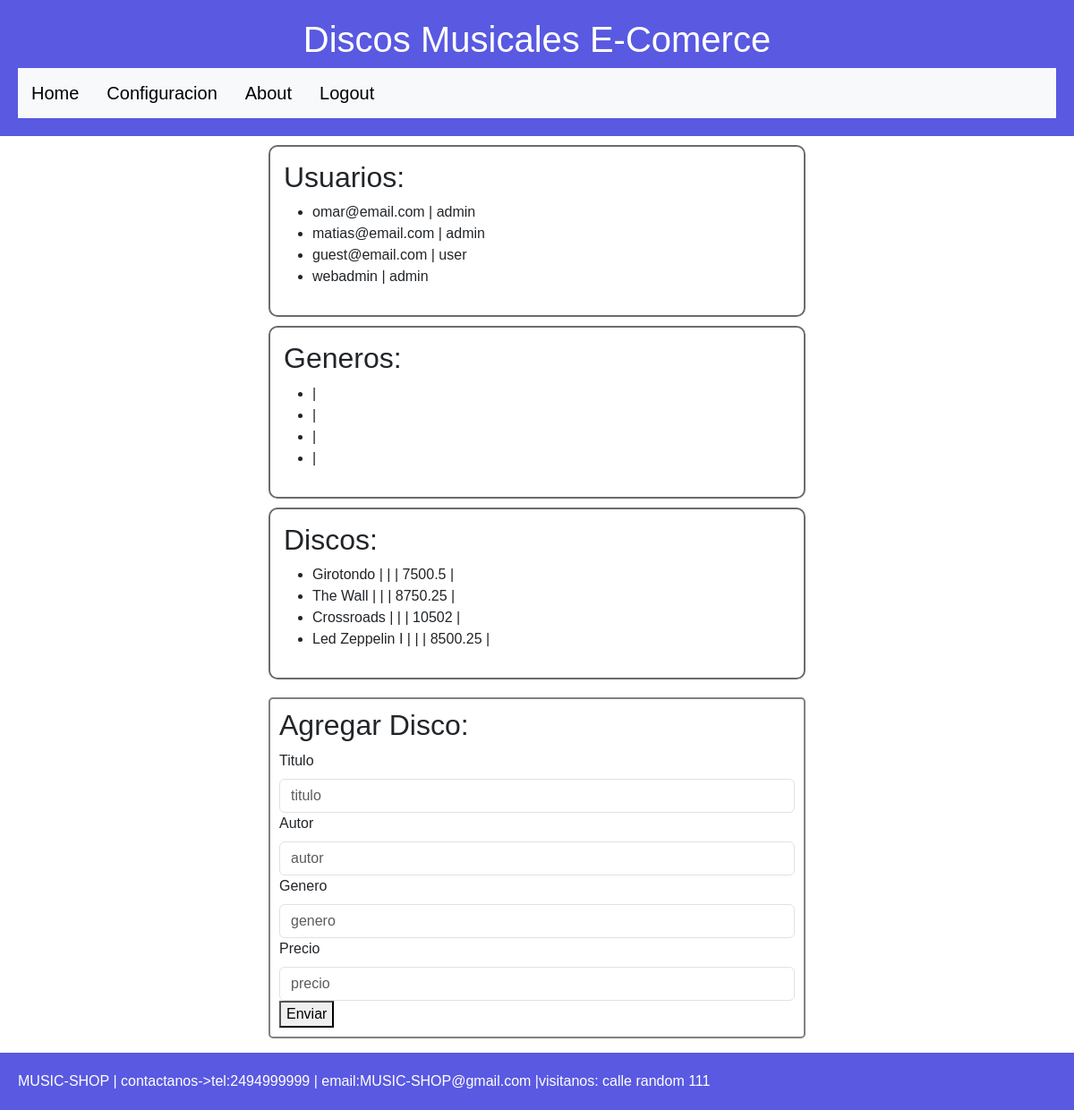
Screenshot of /configuracion (signed in) with the database file from the repository.
### tables this page shows
CREATE TABLE `users` (
  `id` int(11) NOT NULL,
  `email` varchar(50) NOT NULL,
  `pass` varchar(100) NOT NULL,
  `nivel` varchar(15) NOT NULL
);

CREATE TABLE `genero` (
  `id` int(10) NOT NULL,
  `nombre` varchar(250) NOT NULL
);

CREATE TABLE `discos` (
  `id` int(10) NOT NULL,
  `autor_id` int(10) NOT NULL,
  `genero_id` int(10) NOT NULL,
  `nombre` varchar(150) NOT NULL,
  `precio` double NOT NULL
);

### app/views/dataBase.view.php (called while the page is built)
<?php
class dataBaseView{
    public function showDBase($usuarios,$discos,$generos){
        require_once './templates/configuracion.phtml';
    }
}
?>

### app/controllers/dataBase.controller.php (called while the page is built, shortened)
<?php
require_once './app/views/dataBase.view.php';
require_once './app/models/discos.model.php';
require_once './app/models/users.model.php';
class BaseController{
    private $genModel;
    private $view;
    private $model;
    private $usModel;
    public function __construct() {
        $this->model = new discosModel();
        $this->genModel = new GenerosModel();
        $this->usModel = new UsersModel();
        $this->view = new dataBaseView();
    }
    public function showDataBase(){
        $usuarios = $this->usModel->getAllUsers();
        $discos = $this->model->getDiscos();
        $generos = $this->genModel->getCategorias();
        $this->view->showDBase($usuarios,$discos,$generos);
    }
}

### app/models/users.model.php (called while the page is built, shortened)
<?php
class UsersModel {
    private $db;
    public function __construct(){
        $this->db = new PDO("mysql:host=".MYSQL_HOST.";dbname=".MYSQL_DB.";charset=utf8",MYSQL_USER,MYSQL_PASS);
    }
    public function getAllUsers(){
        $query = $this->db->prepare('SELECT * FROM users');
        $query->execute();
        $usuarios = $query->fetchAll(PDO::FETCH_OBJ);
        return $usuarios;
    }
}

### app/models/discos.model.php (called while the page is built, shortened)
<?php
class discosModel{
    private $db;
    public function __construct(){
        $this->db = new PDO("mysql:host=".MYSQL_HOST.";dbname=".MYSQL_DB.";charset=utf8",MYSQL_USER,MYSQL_PASS);
    }
    public function getDiscos(){
        $query = $this->db->prepare('SELECT * FROM discos');
        $query->execute();
        $discos = $query->fetchAll(PDO::FETCH_OBJ);
        return $discos;
    }
}
?>

### templates/configuracion.phtml (the view)
<?php require_once 'templates/header.phtml'?>
    <div class="verDisco">
        <h2>Usuarios:</h2>
        <ul>
            <?php foreach ($usuarios as $item) { ?>
                <li><?= $item->email?> | <?= $item->nivel ?> </li>
           <?php }?>
        </ul>
    </div>
    <div class="verDisco">
    <h2>Generos:</h2>
        <ul>
            <?php foreach ($generos as $genero) { ?>
                <li><?= $genero->genero?> | </li>
           <?php }?>
        </ul>
    </div>
    <div class="verDisco">
    <h2>Discos:</h2>
        <ul>
            <?php foreach ($discos as $disco) { ?>
                <li><?= $disco->nombre?> | <?= $disco->autor?> | <?= $disco->genero?> | <?= $disco->precio?> | </li>
           <?php }?>
        </ul>
    </div>
<?php
require_once 'templates/formAdd.phtml';
require_once 'templates/footer.phtml'?>

### router.php (shortened to what this page needs)
<?php
require_once "./app/controllers/dataBase.controller.php";
$action = 'home';
if (!empty( $_GET['action'])) {
    $action = $_GET['action'];
}
$params = explode('/', $action);
switch ($params[0]) {
    case 'configuracion':
        $controller = new BaseController();
        $controller->showDataBase();
        break;
}

### templates/header.phtml (shortened to what this page needs)
<!DOCTYPE html>
<html lang="en">
<head>
    <link href="https://cdn.jsdelivr.net/npm/bootstrap@5.3.2/dist/css/bootstrap.min.css" rel="stylesheet">
    <link rel="stylesheet" href="css/style.css">
</head>
<body>
    <header>
        <nav class="titulo container-fluid">
            <h1 class="col-12 text-center">Discos Musicales E-Comerce</h1>
            <nav class="navbar navbar-expand-lg bg-body-tertiary">
                <a class="navbar-brand" href="home">Home</a>
                <?php if(isset($_SESSION['logueado'])&&($_SESSION['logueado']->nivel == 'admin')){ ?>
                <a class="navbar-brand" href="configuracion">Configuracion</a>
                <?php } ?>
                <a class="navbar-brand" href="about">About</a>
                <?php if(isset($_SESSION['logueado'])){
                    ?><a class="navbar-brand" href="logout">Logout</a><?php
                } else {
                    ?><a class="navbar-brand" href="login">Login</a><?php
                }?>
            </nav>
        </nav>
    </header>

### templates/formAdd.phtml
<form class="mb-3 formulario" action="add" method="POST">
    <h2>Agregar Disco:</h2>
    <label class="form-label">Titulo</label>
    <input class="form-control" required type="text" name="titulo" placeholder="titulo">
    <label class="form-label">Autor</label>
    <input class="form-control" required type="text" name="autor" placeholder="autor">
    <label class="form-label">Genero</label>
    <input class="form-control" required type="text" name="genero" placeholder="genero">
    <label class="form-label">Precio</label>
    <input class="form-control" required type="float" name="precio" placeholder="precio">
    <button type="submit">Enviar</button>
</form>

### templates/footer.phtml (shortened to what this page needs)
    <footer>
        MUSIC-SHOP | contactanos->tel:2494999999 | email:MUSIC-SHOP@gmail.com |visitanos: calle random 111
    </footer>
</body>
</html>

### css/style.css (style rules this page uses)
body { font-family:Arial, Helvetica, sans-serif; }
.titulo, footer { padding: 20px; background-color: #5959e2; color:white; }
.formulario { max-width: 50%; margin: 20px auto 20px; padding: 10px; border: 2px solid gray; border-radius: 5px; }
a { margin-left: 15px; }
.verDisco { border: 2px solid rgb(107, 107, 107); border-radius: 10px; max-width: 50%; margin: 10px auto 10px; padding: 15px; }

### rows the page displays
users: email "omar@email.com", nivel "admin"
users: email "matias@email.com", nivel "admin"
users: email "guest@email.com", nivel "user"
users: email "webadmin", nivel "admin"
discos: nombre "Girotondo", precio "7500.5"
discos: nombre "The Wall", precio "8750.25"
discos: nombre "Crossroads", precio "10502"
discos: nombre "Led Zeppelin I", precio "8500.25"
